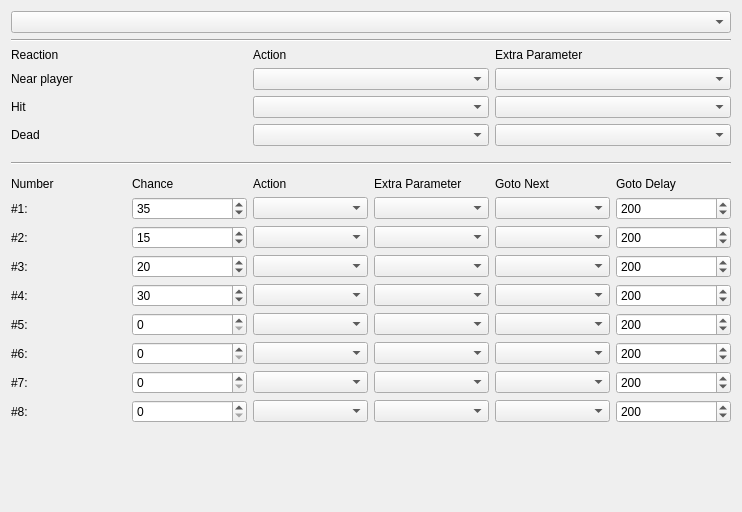
<?xml version="1.0" encoding="UTF-8"?>
<ui version="4.0">
 <class>artificial_inteligence_tab</class>
 <widget class="QWidget" name="artificial_inteligence_tab">
  <property name="geometry">
   <rect>
    <x>0</x>
    <y>0</y>
    <width>742</width>
    <height>512</height>
   </rect>
  </property>
  <property name="windowTitle">
   <string>Form</string>
  </property>
  <layout class="QGridLayout" name="gridLayout">
   <item row="3" column="1">
    <widget class="Line" name="line">
     <property name="orientation">
      <enum>Qt::Horizontal</enum>
     </property>
    </widget>
   </item>
   <item row="0" column="1">
    <widget class="QComboBox" name="ai_selector"/>
   </item>
   <item row="1" column="1">
    <widget class="Line" name="line_2">
     <property name="orientation">
      <enum>Qt::Horizontal</enum>
     </property>
    </widget>
   </item>
   <item row="4" column="1">
    <layout class="QGridLayout" name="gridLayout_2">
     <property name="topMargin">
      <number>6</number>
     </property>
     <item row="1" column="2">
      <widget class="QComboBox" name="action1"/>
     </item>
     <item row="3" column="2">
      <widget class="QComboBox" name="action3"/>
     </item>
     <item row="3" column="1">
      <widget class="QSpinBox" name="chance3">
       <property name="maximum">
        <number>100</number>
       </property>
       <property name="value">
        <number>20</number>
       </property>
      </widget>
     </item>
     <item row="5" column="0">
      <widget class="QLabel" name="label_3">
       <property name="text">
        <string>#5:</string>
       </property>
      </widget>
     </item>
     <item row="2" column="1">
      <widget class="QSpinBox" name="chance2">
       <property name="maximum">
        <number>100</number>
       </property>
       <property name="value">
        <number>15</number>
       </property>
      </widget>
     </item>
     <item row="4" column="2">
      <widget class="QComboBox" name="action4"/>
     </item>
     <item row="0" column="2">
      <widget class="QLabel" name="label_15">
       <property name="text">
        <string>Action</string>
       </property>
      </widget>
     </item>
     <item row="7" column="0">
      <widget class="QLabel" name="label_5">
       <property name="text">
        <string>#7:</string>
       </property>
      </widget>
     </item>
     <item row="0" column="4">
      <widget class="QLabel" name="label_16">
       <property name="text">
        <string>Goto Next</string>
       </property>
      </widget>
     </item>
     <item row="2" column="4">
      <widget class="QComboBox" name="next2"/>
     </item>
     <item row="1" column="4">
      <widget class="QComboBox" name="next1"/>
     </item>
     <item row="3" column="5">
      <widget class="QSpinBox" name="delay3">
       <property name="maximum">
        <number>9999</number>
       </property>
       <property name="value">
        <number>200</number>
       </property>
      </widget>
     </item>
     <item row="2" column="0">
      <widget class="QLabel" name="label_8">
       <property name="text">
        <string>#2:</string>
       </property>
      </widget>
     </item>
     <item row="1" column="5">
      <widget class="QSpinBox" name="delay1">
       <property name="maximum">
        <number>9999</number>
       </property>
       <property name="value">
        <number>200</number>
       </property>
      </widget>
     </item>
     <item row="3" column="4">
      <widget class="QComboBox" name="next3"/>
     </item>
     <item row="3" column="3">
      <widget class="QComboBox" name="parameter3"/>
     </item>
     <item row="2" column="3">
      <widget class="QComboBox" name="parameter2"/>
     </item>
     <item row="0" column="3">
      <widget class="QLabel" name="label">
       <property name="text">
        <string>Extra Parameter</string>
       </property>
      </widget>
     </item>
     <item row="4" column="5">
      <widget class="QSpinBox" name="delay4">
       <property name="maximum">
        <number>9999</number>
       </property>
       <property name="value">
        <number>200</number>
       </property>
      </widget>
     </item>
     <item row="2" column="2">
      <widget class="QComboBox" name="action2"/>
     </item>
     <item row="3" column="0">
      <widget class="QLabel" name="label_10">
       <property name="text">
        <string>#3:</string>
       </property>
      </widget>
     </item>
     <item row="4" column="0">
      <widget class="QLabel" name="label_12">
       <property name="text">
        <string>#4:</string>
       </property>
      </widget>
     </item>
     <item row="4" column="4">
      <widget class="QComboBox" name="next4"/>
     </item>
     <item row="4" column="3">
      <widget class="QComboBox" name="parameter4"/>
     </item>
     <item row="0" column="5">
      <widget class="QLabel" name="label_17">
       <property name="text">
        <string>Goto Delay</string>
       </property>
      </widget>
     </item>
     <item row="0" column="1">
      <widget class="QLabel" name="label_7">
       <property name="text">
        <string>Chance</string>
       </property>
      </widget>
     </item>
     <item row="1" column="0">
      <widget class="QLabel" name="label_6">
       <property name="text">
        <string>#1:</string>
       </property>
      </widget>
     </item>
     <item row="8" column="0">
      <widget class="QLabel" name="label_9">
       <property name="text">
        <string>#8:</string>
       </property>
      </widget>
     </item>
     <item row="5" column="1">
      <widget class="QSpinBox" name="chance5">
       <property name="maximum">
        <number>100</number>
       </property>
      </widget>
     </item>
     <item row="6" column="1">
      <widget class="QSpinBox" name="chance6">
       <property name="maximum">
        <number>100</number>
       </property>
      </widget>
     </item>
     <item row="7" column="1">
      <widget class="QSpinBox" name="chance7">
       <property name="maximum">
        <number>100</number>
       </property>
      </widget>
     </item>
     <item row="8" column="1">
      <widget class="QSpinBox" name="chance8">
       <property name="maximum">
        <number>100</number>
       </property>
      </widget>
     </item>
     <item row="5" column="2">
      <widget class="QComboBox" name="action5"/>
     </item>
     <item row="6" column="2">
      <widget class="QComboBox" name="action6"/>
     </item>
     <item row="2" column="5">
      <widget class="QSpinBox" name="delay2">
       <property name="maximum">
        <number>9999</number>
       </property>
       <property name="value">
        <number>200</number>
       </property>
      </widget>
     </item>
     <item row="0" column="0">
      <widget class="QLabel" name="label_14">
       <property name="text">
        <string>Number</string>
       </property>
      </widget>
     </item>
     <item row="1" column="3">
      <widget class="QComboBox" name="parameter1"/>
     </item>
     <item row="6" column="0">
      <widget class="QLabel" name="label_4">
       <property name="text">
        <string>#6:</string>
       </property>
      </widget>
     </item>
     <item row="1" column="1">
      <widget class="QSpinBox" name="chance1">
       <property name="maximum">
        <number>100</number>
       </property>
       <property name="value">
        <number>35</number>
       </property>
      </widget>
     </item>
     <item row="4" column="1">
      <widget class="QSpinBox" name="chance4">
       <property name="maximum">
        <number>100</number>
       </property>
       <property name="value">
        <number>30</number>
       </property>
      </widget>
     </item>
     <item row="8" column="4">
      <widget class="QComboBox" name="next8"/>
     </item>
     <item row="5" column="5">
      <widget class="QSpinBox" name="delay5">
       <property name="maximum">
        <number>9999</number>
       </property>
       <property name="value">
        <number>200</number>
       </property>
      </widget>
     </item>
     <item row="6" column="5">
      <widget class="QSpinBox" name="delay6">
       <property name="maximum">
        <number>9999</number>
       </property>
       <property name="value">
        <number>200</number>
       </property>
      </widget>
     </item>
     <item row="7" column="5">
      <widget class="QSpinBox" name="delay7">
       <property name="maximum">
        <number>9999</number>
       </property>
       <property name="value">
        <number>200</number>
       </property>
      </widget>
     </item>
     <item row="8" column="5">
      <widget class="QSpinBox" name="delay8">
       <property name="maximum">
        <number>9999</number>
       </property>
       <property name="value">
        <number>200</number>
       </property>
      </widget>
     </item>
     <item row="7" column="2">
      <widget class="QComboBox" name="action7"/>
     </item>
     <item row="8" column="2">
      <widget class="QComboBox" name="action8"/>
     </item>
     <item row="5" column="3">
      <widget class="QComboBox" name="parameter5"/>
     </item>
     <item row="5" column="4">
      <widget class="QComboBox" name="next5"/>
     </item>
     <item row="6" column="3">
      <widget class="QComboBox" name="parameter6"/>
     </item>
     <item row="7" column="3">
      <widget class="QComboBox" name="parameter7"/>
     </item>
     <item row="8" column="3">
      <widget class="QComboBox" name="parameter8"/>
     </item>
     <item row="6" column="4">
      <widget class="QComboBox" name="next6"/>
     </item>
     <item row="7" column="4">
      <widget class="QComboBox" name="next7"/>
     </item>
    </layout>
   </item>
   <item row="2" column="1">
    <layout class="QGridLayout" name="gridLayout_5">
     <property name="bottomMargin">
      <number>10</number>
     </property>
     <item row="2" column="0">
      <widget class="QLabel" name="label_20">
       <property name="text">
        <string>Hit</string>
       </property>
      </widget>
     </item>
     <item row="3" column="0">
      <widget class="QLabel" name="label_21">
       <property name="text">
        <string>Dead</string>
       </property>
      </widget>
     </item>
     <item row="1" column="1">
      <widget class="QComboBox" name="near_action"/>
     </item>
     <item row="0" column="1">
      <widget class="QLabel" name="label_11">
       <property name="text">
        <string>Action</string>
       </property>
      </widget>
     </item>
     <item row="0" column="2">
      <widget class="QLabel" name="label_18">
       <property name="text">
        <string>Extra Parameter</string>
       </property>
      </widget>
     </item>
     <item row="0" column="0">
      <widget class="QLabel" name="label_19">
       <property name="text">
        <string>Reaction</string>
       </property>
      </widget>
     </item>
     <item row="1" column="0">
      <widget class="QLabel" name="label_13">
       <property name="text">
        <string>Near player</string>
       </property>
      </widget>
     </item>
     <item row="2" column="1">
      <widget class="QComboBox" name="hit_action"/>
     </item>
     <item row="2" column="2">
      <widget class="QComboBox" name="hit_extra_parameter"/>
     </item>
     <item row="3" column="1">
      <widget class="QComboBox" name="dead_action"/>
     </item>
     <item row="1" column="2">
      <widget class="QComboBox" name="near_extra_parameter"/>
     </item>
     <item row="3" column="2">
      <widget class="QComboBox" name="dead_extra_parameter"/>
     </item>
    </layout>
   </item>
   <item row="7" column="1">
    <spacer name="verticalSpacer">
     <property name="orientation">
      <enum>Qt::Vertical</enum>
     </property>
     <property name="sizeHint" stdset="0">
      <size>
       <width>20</width>
       <height>40</height>
      </size>
     </property>
    </spacer>
   </item>
  </layout>
 </widget>
 <resources/>
 <connections/>
</ui>
